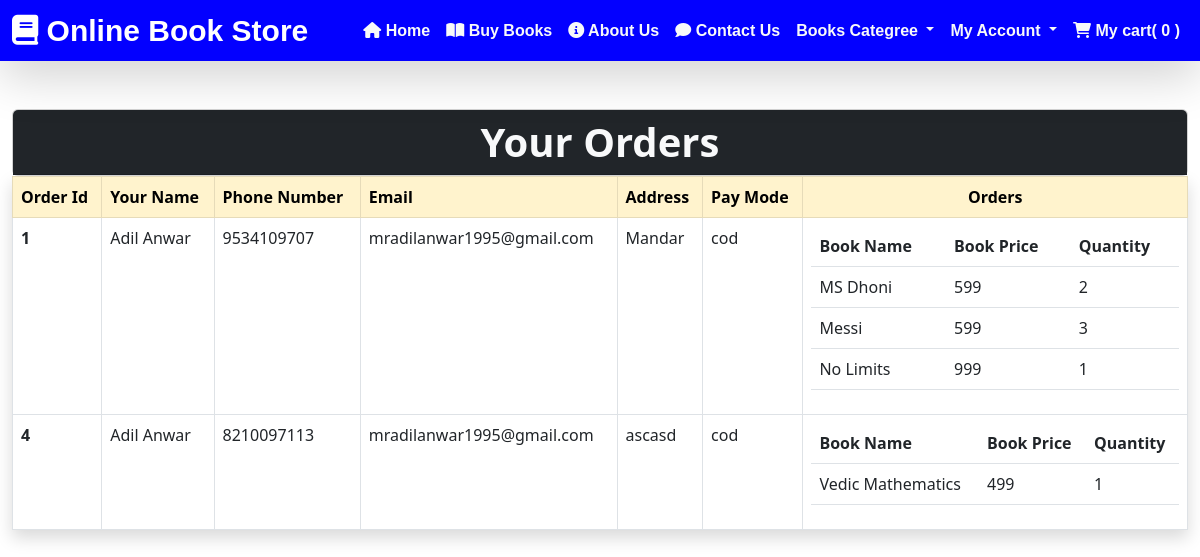
Page /your_order.php?oid_email=mradilanwar1995@gmail.com (signed in) on the committed database.
### tables this page shows
CREATE TABLE `purchase_order_manager` (
  `order_id` int(100) NOT NULL,
  `full_name` varchar(100) NOT NULL,
  `contact` varchar(100) NOT NULL,
  `email` varchar(100) NOT NULL,
  `address` varchar(100) NOT NULL,
  `payment_mode` varchar(100) NOT NULL
);

CREATE TABLE `purchase_user_orders` (
  `order_id` int(100) NOT NULL,
  `book_name` varchar(100) NOT NULL,
  `book_price` varchar(100) NOT NULL,
  `quantity` int(100) NOT NULL
);

### your_order.php (the view, shortened to what this page needs)
<?php
if(isset($_SESSION['email']) && !empty($_SESSION['email']))
{
include 'header.php';
?>
<!doctype html>
<html lang="en">
  <head>
   <link rel="stylesheet" href="bootstrap-5.2.0-dist/css/bootstrap.css">
   <link rel="stylesheet" href="style.css">
   <link rel="stylesheet" href="css/all.min.css">
  </head>
  <body>
    <div class="container-fluid">
        <div class="table mt-5">
            <div class="card">
                <h1 class="card-header text-center fw-bold bg-dark text-light">Your Orders</h1>
            </div>
            <?php
            include 'dbconnection.php';
            $email = $_GET['oid_email'];
            $query = "SELECT * FROM `purchase_order_manager` WHERE `email` = '$email'";
            $result = mysqli_query($con , $query);
            if(mysqli_num_rows($result) > 0)
            {
            ?>
            <table class="table shadow table-bordered table-hover">
                <thead class="table-warning">
                    <tr>
                    <th scope="col">Order Id</th>
                    <th scope="col">Your Name</th>
                    <th scope="col">Phone Number</th>
                    <th scope="col">Email</th>
                    <th scope="col">Address</th>
                    <th scope="col">Pay Mode</th>
                    <th scope="col" class="text-center">Orders</th>
                    </tr>
                </thead>
                <?php
                while($rowf = mysqli_fetch_assoc($result))
                {
                ?>
                <tbody>
                    <tr>
                    <th scope="row"><?php echo $rowf['order_id'] ?></th>
                    <td><?php echo $rowf['full_name'] ?></td>
                    <td><?php echo $rowf['contact'] ?></td>
                    <td><?php echo $rowf['email'] ?></td>
                    <td><?php echo $rowf['address'] ?></td>
                    <td><?php echo $rowf['payment_mode'] ?></td>
                    <td>
                    <table class="table table-hover">
                    <?php
                    include 'dbconnection.php';
                    $query2 = "SELECT * FROM `purchase_user_orders` WHERE order_id = '$rowf[order_id]'";
                    $result2 = mysqli_query($con , $query2);
                    if(mysqli_num_rows($result2) > 0)
                    {
                    ?>
                        <thead>
                            <tr>
                            <th scope="col">Book Name</th>
                            <th scope="col">Book Price</th>
                            <th scope="col">Quantity</th>
                            </tr>
                        </thead>
                        <tbody>
                            <?php
                            while($row = mysqli_fetch_assoc($result2))
                            {
                            ?>
                            <tr>
                            <td scope="row"><?php echo $row['book_name'] ?></td>
                            <td><?php echo $row['book_price'] ?></td>
                            <td><?php echo $row['quantity'] ?></td>
                            </tr>
                           <?php } ?>
                        </tbody>
                    </table>
                    <?php } ?>
                    </td>
                    </tr>
                </tbody>
                <?php } ?>
            </table>
            <?php
        }
        else
        {
            echo '<div class="alert alert-danger mt-5" role="alert">
            Havent placed an order yet.....! <a href="profile.php" class="btn btn-primary btn-sm">Go back</a>
          </div>';
        }
        ?>
        </div>
    </div>
  </body>
</html>
<?php
}
else
{
    header('location:login.php');
}
?>

### rows in the picture
purchase_order_manager: order_id "1", full_name "Adil Anwar", contact "9534109707", email "mradilanwar1995@gmail.com", address "Mandar", payment_mode "cod"
purchase_user_orders: book_name "MS Dhoni", book_price "599", quantity "2"
purchase_user_orders: book_name "Messi", book_price "599", quantity "3"
purchase_user_orders: book_name "No Limits", book_price "999", quantity "1"
purchase_order_manager: order_id "4", full_name "Adil Anwar", contact "8210097113", email "mradilanwar1995@gmail.com", address "ascasd", payment_mode "cod"
purchase_user_orders: book_name "Vedic Mathematics", book_price "499", quantity "1"

### other values in the picture
$count "0"
